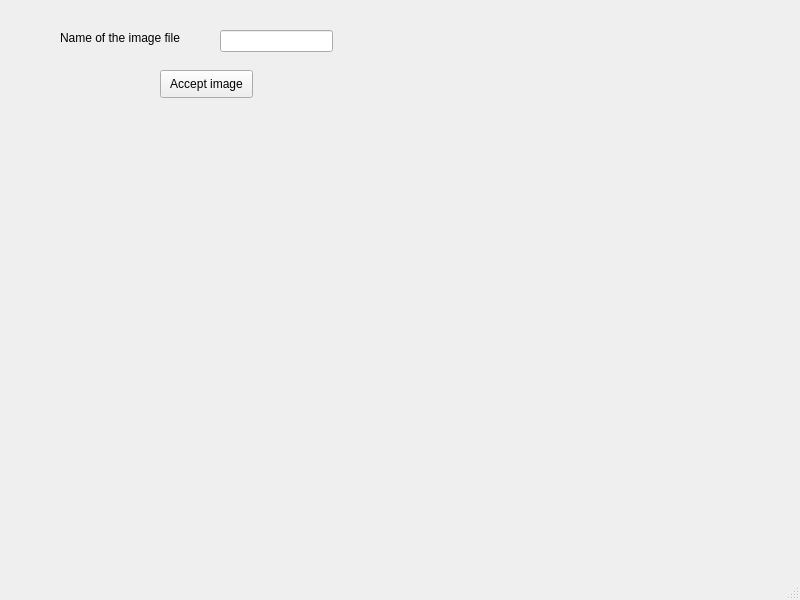
<?xml version="1.0" encoding="UTF-8"?>
<ui version="4.0">
 <class>MainWindow</class>
 <widget class="QMainWindow" name="MainWindow">
  <property name="geometry">
   <rect>
    <x>0</x>
    <y>0</y>
    <width>800</width>
    <height>600</height>
   </rect>
  </property>
  <property name="windowTitle">
   <string>MainWindow</string>
  </property>
  <widget class="QWidget" name="centralwidget">
   <widget class="QLabel" name="label">
    <property name="geometry">
     <rect>
      <x>60</x>
      <y>30</y>
      <width>161</width>
      <height>16</height>
     </rect>
    </property>
    <property name="text">
     <string>Name of the image file</string>
    </property>
   </widget>
   <widget class="QPushButton" name="pushButton">
    <property name="geometry">
     <rect>
      <x>160</x>
      <y>70</y>
      <width>93</width>
      <height>28</height>
     </rect>
    </property>
    <property name="text">
     <string>Accept image</string>
    </property>
   </widget>
   <widget class="QLineEdit" name="lineEdit">
    <property name="geometry">
     <rect>
      <x>220</x>
      <y>30</y>
      <width>113</width>
      <height>22</height>
     </rect>
    </property>
   </widget>
  </widget>
  <widget class="QMenuBar" name="menubar">
   <property name="geometry">
    <rect>
     <x>0</x>
     <y>0</y>
     <width>800</width>
     <height>26</height>
    </rect>
   </property>
  </widget>
  <widget class="QStatusBar" name="statusbar"/>
 </widget>
 <resources/>
 <connections/>
</ui>
